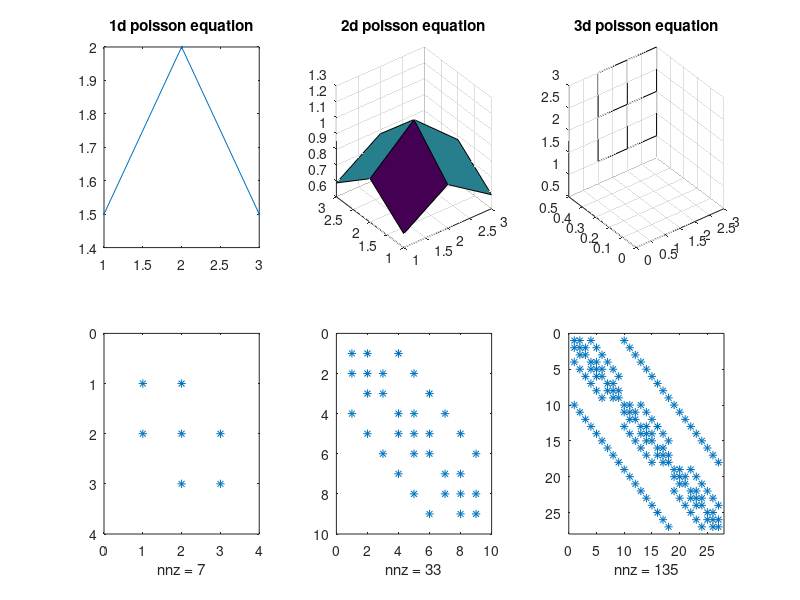

Write the MATLAB code that produced this figure.
%MIT18086_POISSON
%    Sets up and solves a 1d, 2d and 3d Poisson problem
%    on domain [0 1]^dim, with homogeneous Dirichlet b.c.
%    everywhere and constant right hand side.
%    Uses successive Kronecker products to construct
%    sparse system matrices

% 03/2007 by Benjamin Seibold
%            http://www-math.mit.edu/~seibold/
% Feel free to modify for teaching and learning.

%This makes nice plots!

n = 3;
h = 1;
%h = 1/(n+1);  %original version
% x = h:h:1-h;  %orig version-->  they scaled so range of x is btw. 0 and 1
x = 1:3;

clf
K1D = spdiags(ones(n,1)*[-1 2 -1],-1:1,n,n);  % 1d Poisson matrix
subplot(2,3,4), spy(K1D)

I1D = speye(size(K1D));                       % 1d identity matrix
K2D = kron(K1D,I1D)+kron(I1D,K1D);            % 2d Poisson matrix
subplot(2,3,5), spy(K2D)

I2D = speye(size(K2D));                       % 2d identity matrix
K3D = kron(K2D,I1D)+kron(I2D,K1D);            % 3d Poisson matrix
subplot(2,3,6), spy(K3D)

f1D = h^2*ones(n,1);                          % 1d right hand side
u1D = K1D\f1D;
subplot(2,3,1), plot(x,u1D,'.-')
title('1d poisson equation')

f2D = h^2*ones(n^2,1);                        % 2d right hand side
u2D = K2D\f2D;
subplot(2,3,2), surf(x,x,reshape(u2D,n,n))
title('2d poisson equation')

f3D = h^2*ones(n^3,1);                        % 3d right hand side
u3D = K3D\f3D
subplot(2,3,3), slice(x,x,x,reshape(u3D,n,n,n),[1 2]/3,.5,.5)
title('3d poisson equation')